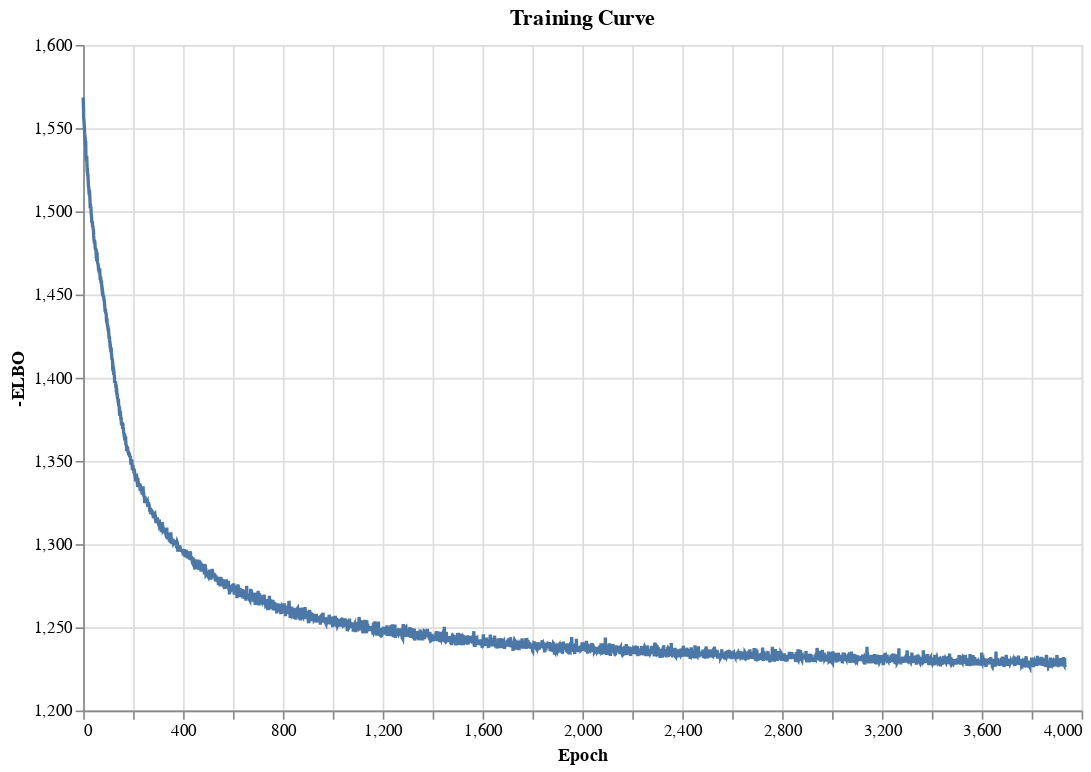

Source (notebook cell):
### Code cell
plot_training_curve(model)

### Figure 1 — Vega specification as saved in the notebook (floating-point values rounded to 4 significant figures; data arrays with more than 128 entries replaced by an {"elided": "..."} marker saying what was removed)
{"$schema": "https://vega.github.io/schema/vega/v5.json", "data": [{"name": "source_0", "values": {"elided": "3935 records"}}, {"name": "source_0_x_domain_Epoch", "values": [{"min": 0, "max": 3934}]}, {"name": "source_0_y_domain_-ELBO", "values": [{"min": 1226.0, "max": 1568.0}]}], "marks": [{"type": "line", "name": "marks", "from": {"data": "source_0"}, "sort": {"field": "datum[\"Epoch\"]"}, "encode": {"update": {"y": {"field": "-ELBO", "scale": "y"}, "stroke": {"value": "#4c78a8"}, "x": {"field": "Epoch", "scale": "x"}, "defined": {"signal": "isValid(datum[\"Epoch\"]) && isFinite(+datum[\"Epoch\"]) && isValid(datum[\"-ELBO\"]) && isFinite(+datum[\"-ELBO\"])"}}}, "style": ["line"]}], "scales": [{"name": "x", "type": "linear", "domain": [{"signal": "(data(\"source_0_x_domain_Epoch\")[0] || {}).min"}, {"signal": "(data(\"source_0_x_domain_Epoch\")[0] || {}).max"}], "range": [0, {"signal": "width"}], "nice": true, "zero": false}, {"name": "y", "type": "linear", "domain": [{"signal": "(data(\"source_0_y_domain_-ELBO\")[0] || {}).min"}, {"signal": "(data(\"source_0_y_domain_-ELBO\")[0] || {}).max"}], "range": [{"signal": "height"}, 0], "nice": true, "zero": false}], "axes": [{"scale": "x", "grid": true, "orient": "bottom", "minExtent": 0, "maxExtent": 0, "ticks": false, "domain": false, "labels": false, "zindex": 0, "aria": false, "tickCount": {"signal": "ceil(width/40)"}, "gridScale": "y"}, {"scale": "y", "grid": true, "labels": false, "ticks": false, "orient": "left", "zindex": 0, "domain": false, "tickCount": {"signal": "ceil(height/40)"}, "minExtent": 0, "aria": false, "maxExtent": 0, "gridScale": "x"}, {"scale": "x", "orient": "bottom", "title": "Epoch", "labelFlush": true, "tickCount": {"signal": "ceil(width/40)"}, "zindex": 0, "labelOverlap": true, "grid": false}, {"scale": "y", "zindex": 0, "labelOverlap": true, "tickCount": {"signal": "ceil(height/40)"}, "grid": false, "title": "-ELBO", "orient": "left"}], "title": {"text": "Training Curve", "frame": "group"}, "width": 600, "padding": 5, "style": "cell", "background": "white", "height": 400}
